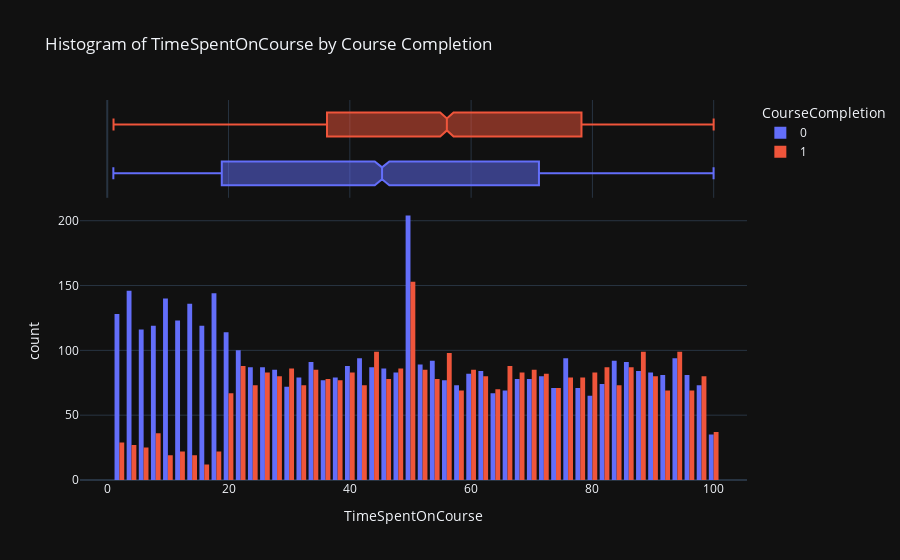

Notebook code for this chart:
### Markdown cell above
1. **Course Category Distribution**:
   - The most frequent course categories, ranked from highest to lowest, are:
     1. **Business**
     2. **Programming**
     3. **Science**
     4. **Health**
     5. **Arts**

2. **Time Spent on Courses**:
   - The majority of users spent between **49 to 51 hours** on courses.
   - In contrast, the least amount of time was spent by users in the range of **99 to 101 hours**.

3. **Number of Videos Watched**:
   - Courses with an average of **10 videos watched** are the most common.

4. **Number of Quizzes Taken**:
   - Most courses have a consistent average number of quizzes taken.

5. **Quiz Scores**:
   - The highest recorded quiz score is **75**.

### Code cell
import plotly.express as px
from IPython.display import display, Markdown

# Define the columns for grouped histograms
cols = [
    'TimeSpentOnCourse',
    'NumberOfVideosWatched',
    'NumberOfQuizzesTaken',
    'QuizScores',
    'CompletionRate',
    'CourseCategory'
]

# Define the insights for each column
insights = {
    'TimeSpentOnCourse': """
**Time Spent on Courses**:

The majority of users spent between **49 to 51 hours** on courses. In contrast, the least amount of time was spent by users in the range of **99 to 101 hours**.
""",
    'NumberOfVideosWatched': """
**Number of Videos Watched**:

Courses with an average of **10 videos watched** are the most common.
""",
    'NumberOfQuizzesTaken': """
**Number of Quizzes Taken**:

Most courses have a consistent average number of quizzes taken.
""",
    'QuizScores': """
**Quiz Scores**:

The highest recorded quiz score is **75**.
""",
    'CompletionRate': """
**Course Completion by Time Spent**:

Courses with less than **20 hours** of time spent have a completion rate of less than **25%**. Courses with more than **70 hours** of time spent have a balanced completion and non-completion rate, indicating that both completion and non-completion rates are similar.
""",
    'CourseCategory': """
**Course Completion by Number of Videos Watched**:

Courses where fewer than **5 videos** are watched have a higher percentage of non-completion. Conversely, courses with more than **6 videos** watched show a lower percentage of non-completion, suggesting that more videos correlate with higher completion rates.

**Impact of Number of Quizzes on Completion Rate**:

As the number of quizzes increases, the percentage of course completions rises, while the percentage of non-completions decreases. This indicates a positive correlation between the number of quizzes and course completion rates.
"""
}

# Plot histograms with grouping by CourseCompletion and display insights below
for col in cols:
    # Create the histogram
    fig = px.histogram(
        df,
        x=col,
        barmode='group',
        color='CourseCompletion',
        marginal='box',
        title=f'Histogram of {col} by Course Completion',
        template='plotly_dark'
    )
    
    # Display the figure
    fig.show()
    
    # Retrieve and display the corresponding insight
    insight = insights.get(col, "No insight available for this chart.")
    display(Markdown(insight))

### Figure 1 — Plotly figure (JSON) as saved in the notebook; plotly's stock layout.template omitted (floating-point values rounded to 4 significant figures; data arrays with more than 128 entries replaced by an {"elided": "..."} marker saying what was removed)
{"data": [{"alignmentgroup": "True", "bingroup": "x", "hovertemplate": "CourseCompletion=0<br>TimeSpentOnCourse=%{x}<br>count=%{y}<extra></extra>", "legendgroup": "0", "marker": {"color": "#636efa", "pattern": {"shape": ""}}, "name": "0", "offsetgroup": "0", "orientation": "v", "showlegend": true, "type": "histogram", "x": {"elided": "4642 float values"}, "xaxis": "x", "yaxis": "y"}, {"alignmentgroup": "True", "hovertemplate": "CourseCompletion=0<br>TimeSpentOnCourse=%{x}<extra></extra>", "legendgroup": "0", "marker": {"color": "#636efa"}, "name": "0", "notched": true, "offsetgroup": "0", "showlegend": false, "type": "box", "x": {"elided": "4642 float values"}, "xaxis": "x2", "yaxis": "y2"}, {"alignmentgroup": "True", "bingroup": "x", "hovertemplate": "CourseCompletion=1<br>TimeSpentOnCourse=%{x}<br>count=%{y}<extra></extra>", "legendgroup": "1", "marker": {"color": "#EF553B", "pattern": {"shape": ""}}, "name": "1", "offsetgroup": "1", "orientation": "v", "showlegend": true, "type": "histogram", "x": {"elided": "3568 float values"}, "xaxis": "x", "yaxis": "y"}, {"alignmentgroup": "True", "hovertemplate": "CourseCompletion=1<br>TimeSpentOnCourse=%{x}<extra></extra>", "legendgroup": "1", "marker": {"color": "#EF553B"}, "name": "1", "notched": true, "offsetgroup": "1", "showlegend": false, "type": "box", "x": {"elided": "3568 float values"}, "xaxis": "x2", "yaxis": "y2"}], "layout": {"barmode": "group", "legend": {"title": {"text": "CourseCompletion"}, "tracegroupgap": 0}, "title": {"text": "Histogram of TimeSpentOnCourse by Course Completion"}, "xaxis": {"anchor": "y", "domain": [0, 1], "title": {"text": "TimeSpentOnCourse"}}, "xaxis2": {"anchor": "y2", "domain": [0, 1], "matches": "x", "showgrid": true, "showticklabels": false}, "yaxis": {"anchor": "x", "domain": [0, 0.7326], "title": {"text": "count"}}, "yaxis2": {"anchor": "x2", "domain": [0.7426, 1], "matches": "y2", "showgrid": false, "showline": false, "showticklabels": false, "ticks": ""}}}
